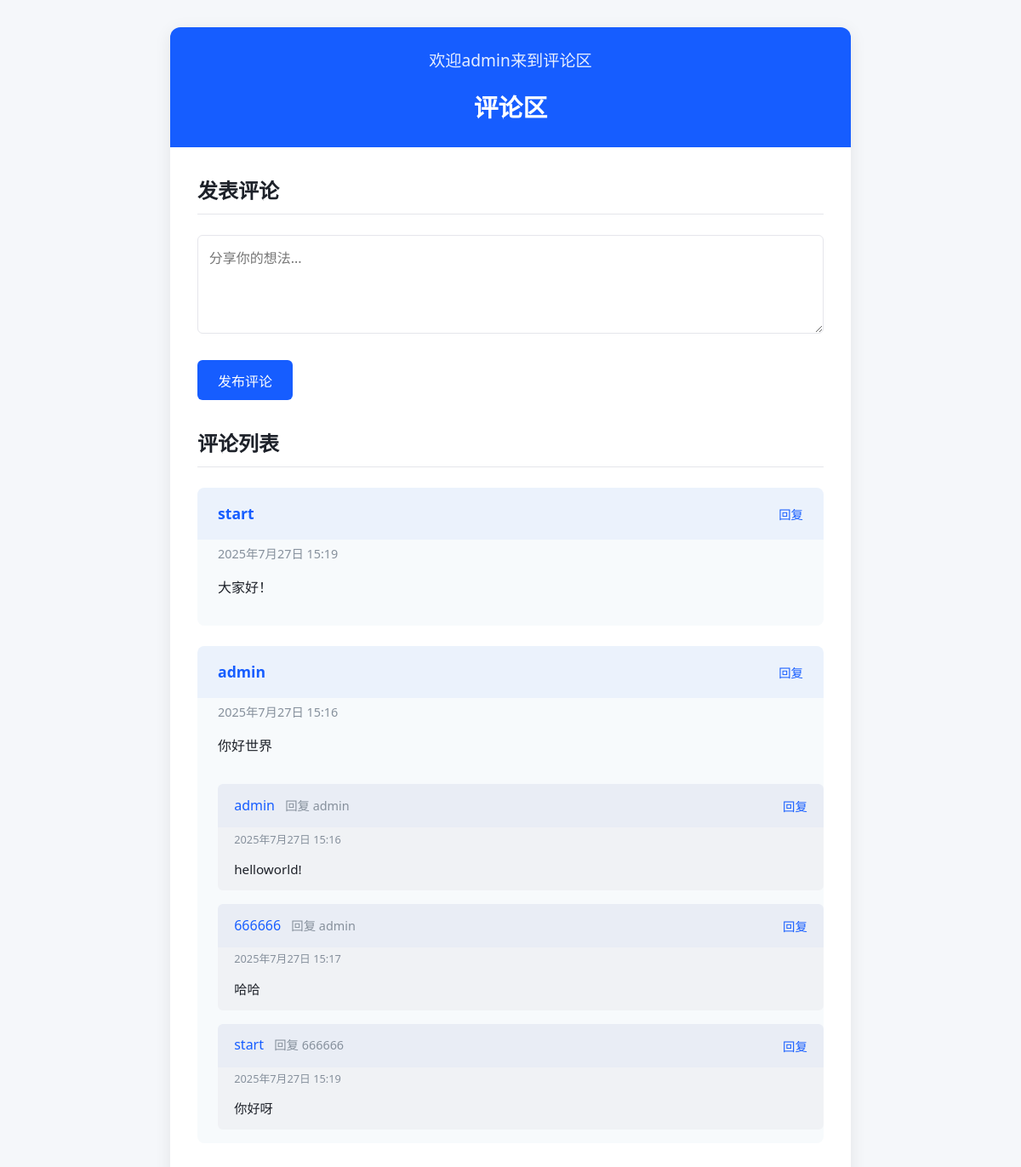
The page /comment/ (signed in) on the database its author committed.
### comment/models.py (models this page shows)
class Comment(models.Model):
    user = models.ForeignKey(User, on_delete=models.CASCADE, related_name='comments')
    content = models.TextField()
    created_at = models.DateTimeField(auto_now_add=True)
    parent = models.ForeignKey(
        'self',     # 关联模型自身
        on_delete=models.CASCADE,       # 父评论被删除后，子评论一并删除
        null=True,      # 允许为空，即代表顶级评论
        blank=True,
        related_name='replies'  # 通过comment.replies.all()获取所有回复
    )
    def get_all_replies(self):
        replies = []
        for reply in self.replies.all():
            replies.append(reply)
            replies.extend(reply.get_all_replies())
        return replies
    def get_parent_username(self):
        if self.parent:
            return self.parent.user.username
        return None

### comment/views.py (the view, shortened to what this page needs)
# urls.py: path('comment/', views.comment, name='comment'),
def comment(request):
    if request.user.is_authenticated:
        username = request.user.username
    else:
        username = "访客"
    comments = Comment.objects.filter(parent__isnull=True).order_by('-created_at')
    return render(request, 'comment.html', {
        'username': username,
        'comments': comments,
    })

### templates/comment.html (shortened to what this page needs)
<!DOCTYPE html>
<html lang="zh-CN">
<head>
</head>
<body>
    <div class="container">
        <div class="header">
            <div class="welcome-message">欢迎{{ username }}来到评论区</div>
            <h1>评论区</h1>
        </div>
        <div class="comment-form">
            <h2 class="section-title">发表评论</h2>
            <form action="{% url 'comment' %}" method="post">
                <div class="form-group">
                    <textarea name="content" rows="4" placeholder="分享你的想法..."></textarea>
                </div>
                <button type="submit" class="btn">发布评论</button>
            </form>
        </div>
        <div class="comments-section">
            <h2 class="section-title">评论列表</h2>
            {% for comment in comments %}
                <div class="comment">
                    <div class="comment-header">
                        <div>
                            <span class="comment-author">{{ comment.user.username }}</span>
                        </div>
                        <button type="button" onclick="toggleReplyForm({{ comment.id }})" class="reply-btn">
                             回复
                        </button>
                    </div>
                    <div class="comment-timestamp">{{ comment.created_at }}</div>
                    <div class="comment-content">{{ comment.content }}</div>
                    <div class="replies">
                        {% for reply in comment.get_all_replies %}
                            <div class="reply">
                                <div class="reply-header">
                                    <div>
                                        <span class="reply-author">{{ reply.user.username }}</span>
                                        <span class="reply-to">回复 {{ reply.get_parent_username }}</span>
                                    </div>
                                    <button type="button" onclick="toggleReplyForm({{ reply.id }})" class="reply-btn">
                                         回复
                                    </button>
                                </div>
                                <div class="reply-timestamp">{{ reply.created_at }}</div>
                                <div class="reply-content">{{ reply.content }}</div>
                            </div>
                        {% endfor %}
                    </div>
                </div>
            {% endfor %}
        </div>
    </div>
</body>
</html>

### templates/comment.html (style rules this page uses)
:root { --primary-color: #165DFF; --secondary-color: #0E42B3; --light-color: #F5F7FA; --dark-color: #1D2129; --gray-color: #86909C; --border-color: #E5E6EB; --comment-bg: #F7FAFC; --reply-bg: #F0F2F5; }
* { margin: 0; padding: 0; box-sizing: border-box; font-family: 'Segoe UI', Tahoma, Geneva, Verdana, sans-serif; }
body { background-color: var(--light-color); color: var(--dark-color); line-height: 1.6; min-height: 100vh; display: flex; justify-content: center; padding: 2rem 0; }
.container { width: 90%; max-width: 800px; background-color: white; border-radius: 12px; box-shadow: 0 4px 20px rgba(0, 0, 0, 0.08); overflow: hidden; }
.header { background-color: var(--primary-color); color: white; padding: 1.5rem 2rem; text-align: center; margin-bottom: 2rem; }
.header h1 { font-size: 1.8rem; font-weight: 600; }
.welcome-message { margin-bottom: 1rem; font-size: 1.2rem; opacity: 0.9; }
.comment-form { padding: 0 2rem 2rem; }
.form-group { margin-bottom: 1.5rem; }
.form-group textarea { width: 100%; padding: 0.8rem; border: 1px solid var(--border-color); border-radius: 6px; font-size: 1rem; resize: vertical; min-height: 100px; transition: border-color 0.2s, box-shadow 0.2s; }
.btn { background-color: var(--primary-color); color: white; border: none; border-radius: 6px; padding: 0.7rem 1.5rem; font-size: 1rem; cursor: pointer; transition: background-color 0.2s, transform 0.1s; }
.comments-section { padding: 0 2rem 2rem; }
.section-title { font-size: 1.5rem; font-weight: 600; margin-bottom: 1.5rem; padding-bottom: 0.5rem; border-bottom: 1px solid var(--border-color); }
.comment { background-color: var(--comment-bg); border-radius: 8px; margin-bottom: 1.5rem; overflow: hidden; transition: transform 0.2s, box-shadow 0.2s; }
.comment-header { display: flex; justify-content: space-between; align-items: center; padding: 1rem 1.5rem; background-color: rgba(22, 93, 255, 0.05); }
.comment-author { font-size: 1.1rem; font-weight: 600; color: var(--primary-color); }
.comment-timestamp { font-size: 0.9rem; color: var(--gray-color); margin-top: 0.3rem; padding-left: 1.5rem; }
.comment-content { padding: 1rem 1.5rem; font-size: 1rem; }
.reply-btn { background-color: transparent; color: var(--primary-color); border: none; font-size: 0.9rem; cursor: pointer; transition: color 0.2s; }
.replies { margin-top: 1rem; padding-left: 1.5rem; }
.reply { background-color: var(--reply-bg); border-radius: 6px; margin-bottom: 1rem; overflow: hidden; }
.reply-header { display: flex; justify-content: space-between; align-items: center; padding: 0.8rem 1.2rem; background-color: rgba(22, 93, 255, 0.03); }
.reply-author { font-size: 1rem; font-weight: 500; color: var(--primary-color); }
.reply-to { font-size: 0.9rem; color: var(--gray-color); margin-left: 0.5rem; }
.reply-timestamp { font-size: 0.8rem; color: var(--gray-color); margin-top: 0.2rem; padding-left: 1.2rem; }
.reply-content { padding: 0.8rem 1.2rem; font-size: 0.95rem; }

### rows shown on the page
Comment: user.username "start", created_at "2025年7月27日 15:19", content "大家好！"
Comment: user.username "admin", created_at "2025年7月27日 15:16", content "你好世界"
Comment: user.username "admin", get_parent_username "admin", created_at "2025年7月27日 15:16", content "helloworld!"
Comment: user.username "666666", get_parent_username "admin", created_at "2025年7月27日 15:17", content "哈哈"
Comment: user.username "start", get_parent_username "666666", created_at "2025年7月27日 15:19", content "你好呀"

### other values the page prints
{{ username }} "admin"
